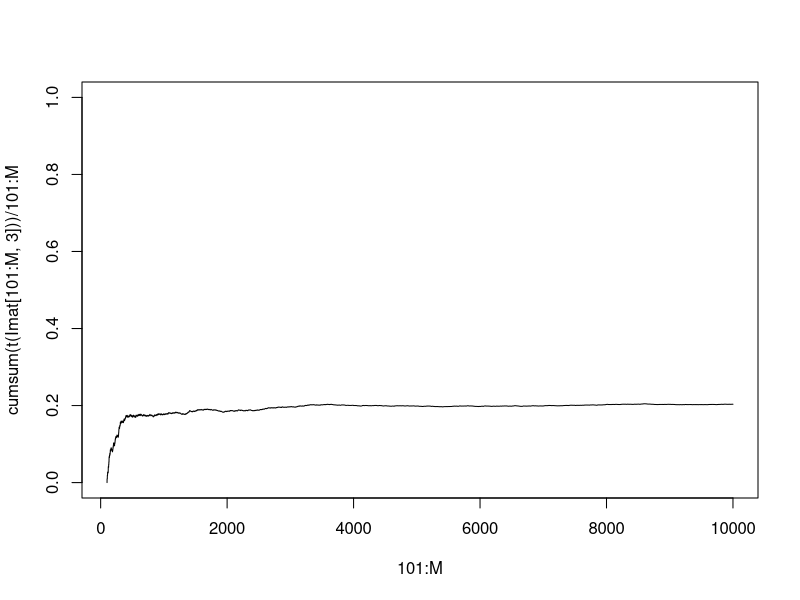

This figure's R source:
# Import the data and modify column names
dat <- read.csv("Model1_5444.txt", skip = 2, header = FALSE)
colnames(dat) <- c("y", paste0(rep("X", 50), 1:50))

# SSVS

SVSS <- function(X, y, M = 10000) {
  # initialization
  p <- ncol(X)
  psi <- 1
  
  Imat <- matrix(NA, nrow = M, ncol = p)
  I <- rep(TRUE, p)
  # I[init] <- TRUE
  for (i in 1:M) {
    for (j in 1:p) {
      # calculate the numerator and denominator of Bayes factor
      I.tmp <- I
      I.tmp[j] <- FALSE
      X.r <- X[, I.tmp]
      inv.r <- solve(t(X.r) %*% X.r + 1 / psi^2 * diag(max(ncol(X.r), 1)))
      log.reduced <- log(psi) + y %*% X.r %*% inv.r %*% t(X.r) %*% y +  
        log(sqrt(det(inv.r)))
      I.tmp[j] <- TRUE
      X.f <- X[, I.tmp]
      inv.f <- solve(t(X.f) %*% X.f + 1 / psi^2 * diag(ncol(X.f)))
      log.full <- y %*% X.f %*% inv.f %*% t(X.f) %*% y + log(sqrt(det(inv.f)))
      
      # calculate Bayes factor
      BF <- exp(log.reduced - log.full)
      prob <- 1 / (1 + 1 / BF)
      I[j] <- rbinom(1, 1, prob) == 0
    }
    Imat[i, ] <- I
    if ((i %% 1000) == 0) cat("loop", i, "\n")
  }
  return(Imat)
}

# initialization

y <- dat[, 1]
X.o <- cbind(1, as.matrix(dat[, -1]))
p <- ncol(X.o)
psi <- 1
M <- 10000

Imat <- SVSS(X.o, y, M)
# filter useful variables
vars1 <- which(colSums(Imat) / M > 0.9) 
# plot(1:M, cumsum(t(Imat[, 7])) / 1:M, type = "l", ylim = c(0, 1))
X.o2 <- model.matrix(y ~ .^2, dat[, vars1])
Imat2 <- SVSS(X.o2, y, M)
vars2 <- colnames(X.o2)[which(colSums(Imat2) / M > 0.5) ]
for (i in vars2) {
  cat(i, ", ", sep = "")
}

plot(101:M, cumsum(t(Imat[101:M, 3])) / 101:M, type = "l", ylim = c(0, 1))
